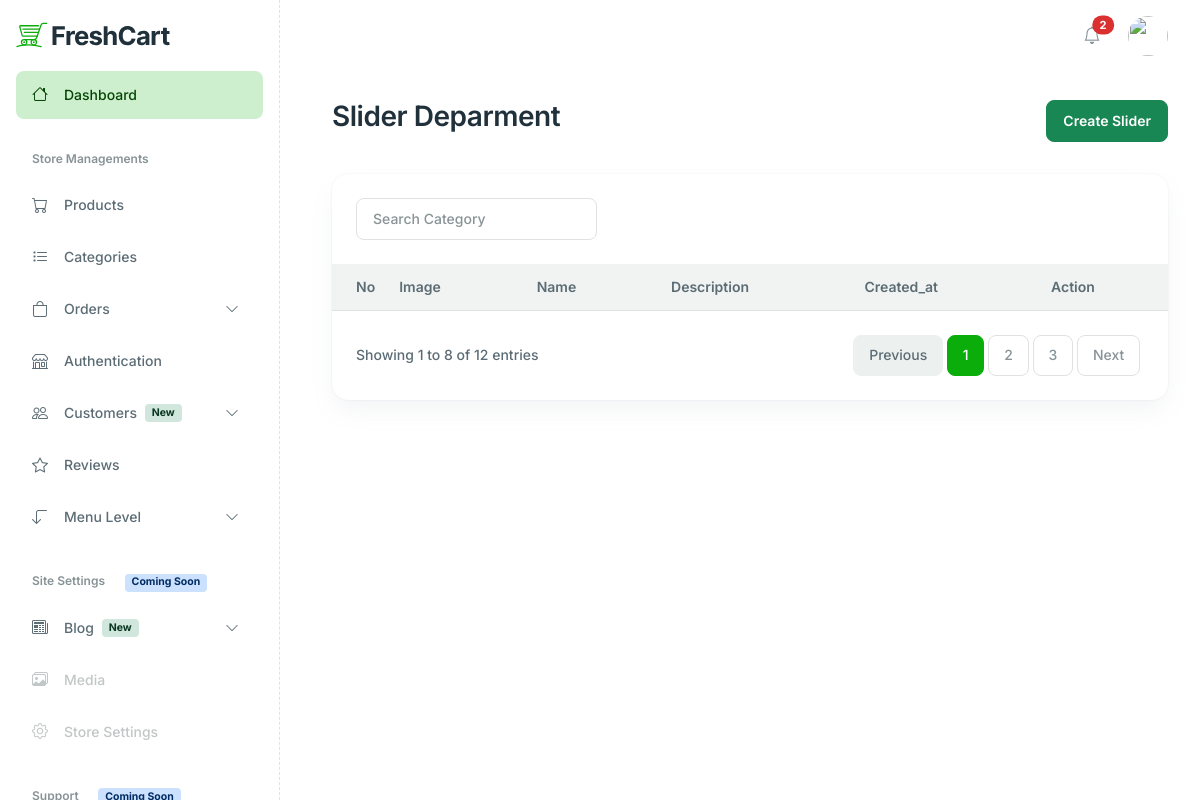
The page /dashboard/slider/ on the database as committed earlier.
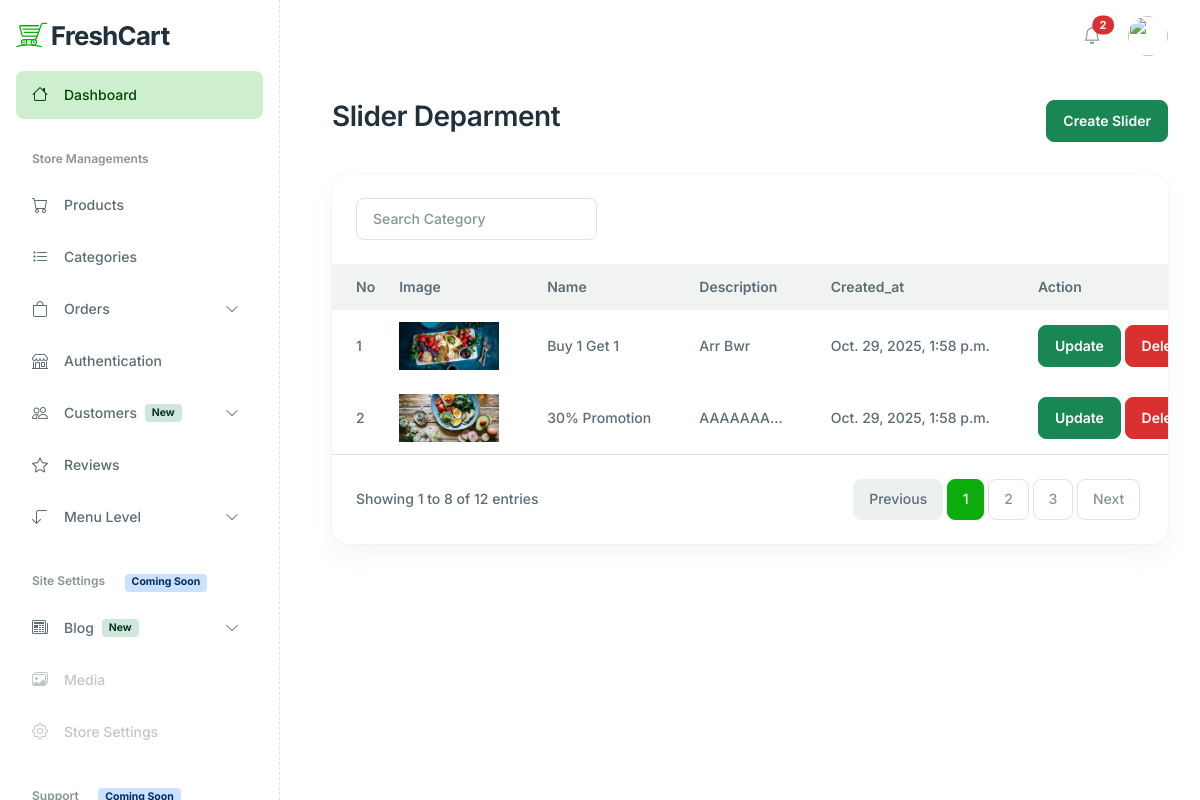
The same page on the database as committed later.
### sneaker_shop/models.py (models this page shows, shortened)
class Slider(models.Model):
    image = models.ImageField(upload_to='uploads/slider/')
    sli_name = models.CharField(max_length=100,  default='', blank=True, null=True)
    sli_description = models.CharField(max_length=300, default='', blank=True, null=True)
    created_at = models.DateTimeField(auto_now_add=True)

### dashboard/views.py (the view)
# urls.py: path('slider/', views.SliderHome, name='slider'),
def SliderHome(request):
     sliders = Slider.objects.all()
     context = {
         'sliders':sliders
     }
     return render(request, 'slider.html', context)

### dashboard/context_processors.py (called while the page is built)
def unread_count(request):
    if request.user.is_authenticated:
        count = Notification.objects.filter(user = request.user, is_read = False, is_delete = False).count()
    else:
        count = 0
    return {'unread_count':count}

### dashboard/templates/slider.html (shortened to what the changed rows need)
{% extends 'base.html' %}
{% load static %}
{% block content %}
{% include 'sider.html'%}
<div class="main-wrapper" style="margin-left: 300px;">
    <main class="main-content-wrapper">
        <div class="container">
            <div class="row mb-8">
                <div class="col-md-12">
                    <div class="d-flex flex-column flex-md-row justify-content-between align-items-md-center gap-4">
                        <div>
                            <h2>Slider Deparment</h2>
                        </div>
                    </div>
                </div>
            </div>
            <div class="row">
                <div class="col-xl-12 col-12 mb-5">
                    <div class="card h-100 card-lg">
                        <div class="card-body p-0">
                            <div class="table-responsive">
                                <table
                                    class="table table-centered table-hover mb-0 text-nowrap table-borderless table-with-checkbox">
                                    <thead class="bg-light">
                                        <tr>
                                            <th>No</th>
                                            <th>Image</th>
                                            <th>Name</th>
                                            <th>Description</th>
                                            <th>Created_at</th>
                                            <th scope="col">Action</th>
                                        </tr>
                                    </thead>
                                    <tbody>
                                        {% for slider in sliders %}
                                        <tr>
                                            <td>{{forloop.counter}}</td>
                                            {% if slider.image%}
                                            <td>
                                                <img src="{{slider.image.url}}" alt="dd" width="100px">
                                            </td>
                                            {% endif %}
                                            <td>{{slider.sli_name}}</td>
                                            <td>{{slider.sli_description | truncatechars:8}}</td>
                                            <td>{{slider.created_at}}</td>
                                            <td>
                                                <button class="btn btn-success" data-bs-toggle="modal"
                                                    data-bs-target="#updateModal_{{slider.id}}">Update</button>
                                                <button class="btn btn-danger" data-bs-toggle="modal"
                                                    data-bs-target="#deleteModal_{{slider.id}}">Delete</button>
                                            </td>
                                        </tr>
                                        {% endfor %}
                            </div>
                        </div>
                    </div>
                </div>
            </div>
        </div>
</div>
{% endblock %}

Rows that differ between the two databases and show on the page:
added Slider: image (picture), sli_name "Buy 1 Get 1", sli_description "Arr Bwr", created_at "Oct. 29, 2025, 1:58 p.m."
added Slider: image (picture), sli_name "30% Promotion", sli_description "AAAAAAA…", created_at "Oct. 29, 2025, 1:58 p.m."
